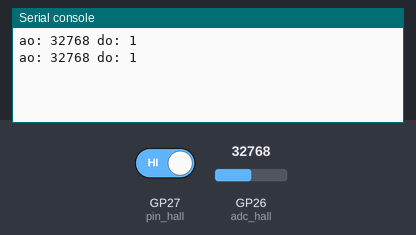
A program run on a simulated Raspberry Pi Pico running MicroPython. On the bench: the last lines printed to the serial console. The inputs (shaded band) are chosen by the test bench; at power-on: GP26 (adc_hall) = 32768, GP27 (pin_hall) HIGH (analog values on the 0–65535 scale).

Above: at 1.2 s.
1.3 s: GP26 (adc_hall) set to 45874
At 2.6 s:
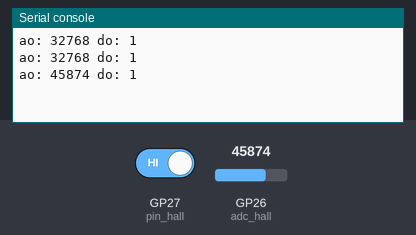
2.8 s: GP27 (pin_hall) driven LOW
At 3.4 s:
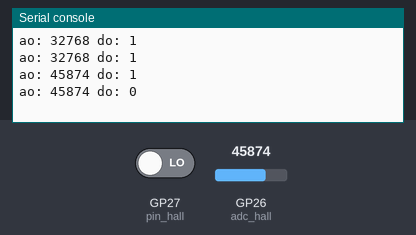
4.3 s: GP26 (adc_hall) set to 57670
At 5.6 s:
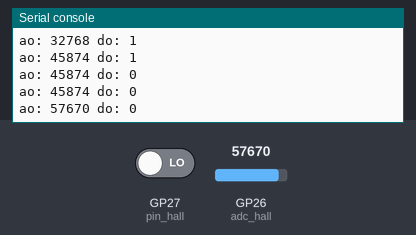
5.8 s: GP27 (pin_hall) driven HIGH
At 6.8 s:
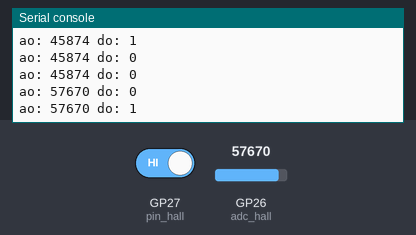
Timing chart, 0 to 8.3 s (numbered marks = the images above; inputs shaded):
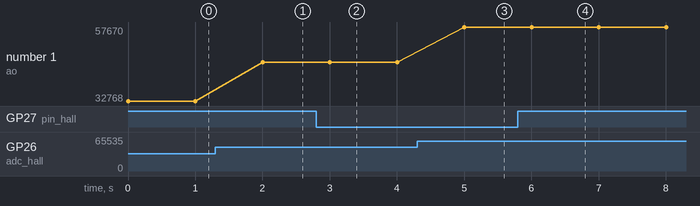

The program:

hall_adc.py
```python
# 霍尔传感器
# 与干簧管区别是可以感应磁场南北。

from machine import Pin, ADC
from time import sleep

adc_hall = ADC(0) # GP26/ADC0
pin_hall = Pin(27, Pin.IN, Pin.PULL_UP)# GP27

while True:
    ao = adc_hall.read_u16()
    do = pin_hall.value()
    print(f'ao: {ao} do: {do}')
    sleep(1)
```

Measured:
- after the input at 1.3 s, the serial console: prints a new line after 0.70 s (image 1)
- after the input at 2.8 s, the serial console: prints a new line after 0.20 s (image 2)
- after the input at 4.3 s, the serial console: prints a new line after 0.70 s (image 3)
- after the input at 5.8 s, the serial console: prints a new line after 0.20 s (image 4)
- plotted number 1: 32768 → 45874 after the input at 1.3 s, 45874 → 57670 after the input at 4.3 s
